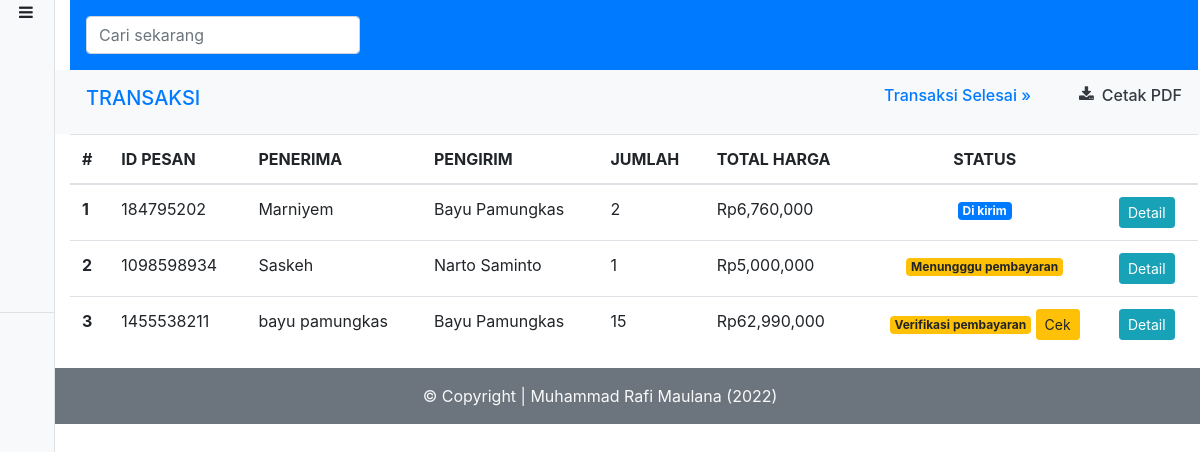
The page /technoid/admin/transaksi.php (signed in) on the database its author committed.
### tables this page shows
CREATE TABLE `transaksi` (
  `id` int(11) NOT NULL,
  `id_pesan` int(11) NOT NULL,
  `id_user` int(11) NOT NULL,
  `pengirim` varchar(50) NOT NULL,
  `penerima` varchar(50) NOT NULL,
  `alamat` varchar(150) NOT NULL,
  `telepon` int(15) NOT NULL,
  `email` varchar(50) NOT NULL,
  `kuantiti_total` int(11) NOT NULL,
  `total_akhir` int(20) NOT NULL,
  `pembayaran` int(11) NOT NULL,
  `id_status` int(11) NOT NULL,
  `pesan_at` datetime NOT NULL,
  `kirim_at` datetime NOT NULL,
  `terima_at` datetime NOT NULL
);

CREATE TABLE `status` (
  `id_status` int(1) NOT NULL,
  `keterangan` varchar(15) NOT NULL
);

### technoid/function/admin.php (called while the page is built, shortened)
<?php
require 'koneksi.php';
function ambilTransaksi()
{
    global $konek;
    $result = mysqli_query($konek, "SELECT * FROM transaksi JOIN status ON status.id_status = transaksi.id_status WHERE transaksi.id_status != '3' ");
    $trans = [];
    while ($tran = mysqli_fetch_object($result)) {
        $trans[] = $tran;
    }
    $data = [
        'judul' => "Transaki | Admin",
        'trans' => $trans,
    ];
    return $data;
}

### technoid/admin/transaksi.php (the view, shortened to what this page needs)
<?php
require '../function/admin.php';
$transaksi = ambilTransaksi()['trans'];
require 'template_admin/header.php';
?>
<div class="row py-3 px-3 bg-light">
    <div class="col-md">
        <a href="" class="text-decoration-none text-primary">
            <h5 id="judul" class="text-uppsercase ">TRANSAKSI</h5>
        </a>
    </div>
    <div class="col-md d-flex justify-content-end">
        <a id="btn-transaksi" class="text-primary mr-5" style="cursor: pointer">
            <h6 class="float-right">Transaksi Selesai &raquo;</h6>
        </a>
        <a href="<?= url ?>admin/cetakTransaksi.php" class="text-decoration-none text-dark d-flex"><i class="fa fa-download mr-2"></i>
            <h6> Cetak PDF</h6>
        </a>
    </div>
</div>
<table class="transaksi table">
    <thead>
        <tr>
            <th scope="col">#</th>
            <th scope="col">ID PESAN</th>
            <th scope="col">PENERIMA</th>
            <th scope="col">PENGIRIM</th>
            <th scope="col">JUMLAH</th>
            <th scope="col">TOTAL HARGA</th>
            <th scope="col" class="text-center">STATUS</th>
            <th scope="col"></th>
        </tr>
    </thead>
    <tbody>
        <?php foreach ($transaksi as $key => $value) : ?>
            <tr>
                <th scope="row"><?= $key + 1 ?></th>
                <td><?= $value->id_pesan ?></td>
                <td><?= $value->penerima ?></td>
                <td><?= $value->pengirim ?></td>
                <td><?= $value->kuantiti_total ?></td>
                <td>Rp<?= number_format($value->total_akhir, 0) ?></td>
                <td class="text-center">
                    <?php if ($value->id_status == 0 && $value->pembayaran == 0) : ?>
                        <span class=" badge badge-warning">Menungggu pembayaran</span>
                    <?php elseif ($value->id_status == 0 && $value->pembayaran == 1) : ?>
                        <span class=" badge badge-warning">Verifikasi pembayaran</span>
                        <button type="button" class="btn btn-sm btn-warning" data-toggle="modal" data-target="#cek-bayar<?= $value->id_pesan ?>">
                            Cek
                        </button>
                    <?php elseif ($value->id_status == 2) : ?>
                        <span class=" badge badge-primary"><?= $value->keterangan ?></span>
                    <?php elseif ($value->id_status == 3) : ?>
                        <span class="badge badge-success"><?= $value->keterangan ?></span>
                    <?php endif; ?>
                </td>
                <td>
                    <button type="button" class="btn btn-sm btn-info" data-toggle="modal" data-target="#detail<?= $value->id_pesan ?>">Detail</button>
                </td>
            </tr>
        <?php endforeach; ?>
    </tbody>
</table>
<?php require 'template_admin/footer.php' ?>

### technoid/assets/css/custom.css (style rules this page uses)
* { margin: 0; padding: 0; }

### rows shown on the page
transaksi: id_pesan "184795202", penerima "Marniyem", pengirim "Bayu Pamungkas", kuantiti_total "2", total_akhir "6,760,000", id_status.keterangan "Di kirim"
transaksi: id_pesan "1098598934", penerima "Saskeh", pengirim "Narto Saminto", kuantiti_total "1", total_akhir "5,000,000", pembayaran "Menungggu pembayaran"
transaksi: id_pesan "1455538211", penerima "bayu pamungkas", pengirim "Bayu Pamungkas", kuantiti_total "15", total_akhir "62,990,000"

### other values the page prints
author "Muhammad Rafi Maulana"
